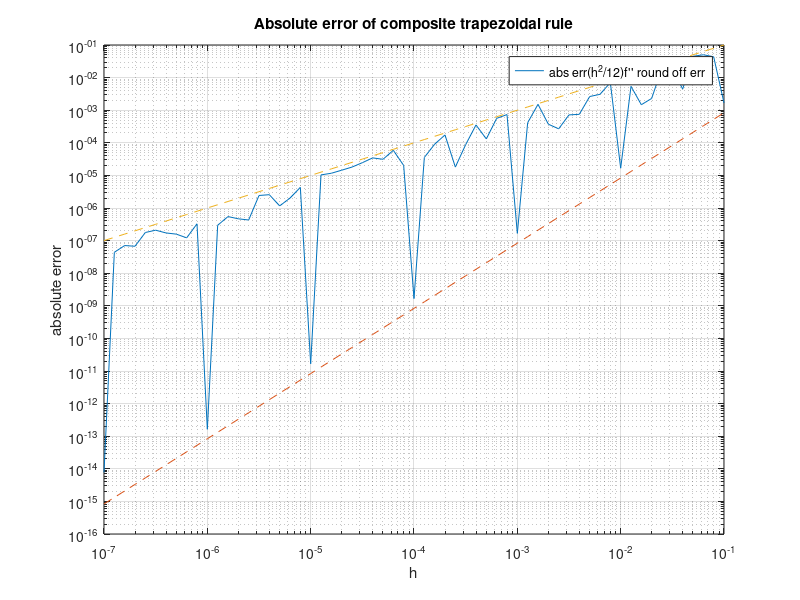

Write MATLAB code to recreate this figure.
% Find integral of f(x)=x^2 from 0 to 1
% The exact integral is 1/3
% We use composite trapezoidal rule to compute this value
f = @(x) x.^2;
exact = 1/3; % exact integral is 1/3
h_range = 10.^(-7:0.1:-1);
error = [];
for h=h_range
    x=0:h:1;
    approximate = trapz(x,f(x)); % matlab has built-in composite trapz method
    error = [error abs(approximate - exact)];
end
error_bound = h_range.^2/12;
round_off_err = h_range;
loglog(h_range,error); hold on;
loglog(h_range,error_bound,'--')
loglog(h_range,round_off_err,'--')
grid on;
legend(["abs err", "(h^2/12)f'' ", "round off err"])
xlabel("h"); 
ylabel("absolute error");
title("Absolute error of composite trapezoidal rule")
